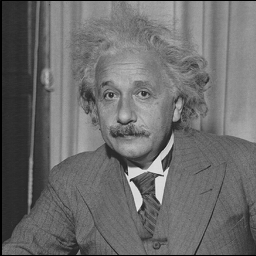
%> input picture utilities/3D/vesicles/functions/einstein.pgm, 256 x 256 px
$ octave --eval "result = ml_mainobjcontour(imread('functions/einstein.pgm'));"   (GNU Octave 9; MATLAB toolbox functions it lacks are replaced by stand-ins)
%> lines starting %> are read from the running program, lines starting %| are printed output that depends on the picture; in (x1, y1, x2, y2) boxes, pixels count from 0 and x2, y2 are one past the last pixel; in counts of white or black regions, pixels touching at a corner belong together; the program's own positions count from 1
### utilities/3D/vesicles/ml_findmainobj2d_bw.m
function obj=ml_findmainobj2d_bw(img,n)
%ML_FINDMAINOBJ_BW Find the biggest object in an image.
%   OBJ = ML_FINDMAINOBJ_BW(IMG) returns a 2-column matrix representing
%   the extracted object from a binary image IMG.
%   OBJ = TZ_FINDMAINOBJ_BW(IMG,N) specifies the parameter for BWLABEL.
%   N defaults to 8.

%   30-SEP-2004 Initial write T. Zhao
%   Copyright (c) Murphy Lab, Carnegie Mellon University

% Copyright (C) 2007  Murphy Lab
% Carnegie Mellon University
%
% This program is free software; you can redistribute it and/or modify
% it under the terms of the GNU General Public License as published
% by the Free Software Foundation; either version 2 of the License,
% or (at your option) any later version.
%
% This program is distributed in the hope that it will be useful, but
% WITHOUT ANY WARRANTY; without even the implied warranty of
% MERCHANTABILITY or FITNESS FOR A PARTICULAR PURPOSE.  See the GNU
% General Public License for more details.
%
% You should have received a copy of the GNU General Public License
% along with this program; if not, write to the Free Software
% Foundation, Inc., 51 Franklin Street, Fifth Floor, Boston, MA
% 02110-1301, USA.
%
% For additional information visit http://murphylab.web.cmu.edu or
% send email to murphy@cmu.edu

if nargin < 1
    error('1 or 2 arguments are required')
end

if nargin<2
    n=8;
end

limg=bwlabel(img,n);
objnum=max(uint8(limg(:)));

lhist=[];
for i=1:objnum
    lhist(i)=sum(sum(limg==i));
end
[y,maxl]=max(lhist);
img(limg~=maxl)=0;

[r,c]=find(img==max(max(img)));
obj=[r,c];

### utilities/3D/vesicles/ml_mainobjcontour.m
function img2=ml_mainobjcontour(img)
%ML_MAINOBJCONTOUR Find the boundary of the biggest object in an image.
%   IMG2 = ML_MAINOBJCONTOUR(IMG) returns an image that contains the
%   boundary of the biggest object in the image IMG.
%
%   See also

%   18-Sep-2005 Initial write T. Zhao
%   Copyright (c) Murphy Lab, Carnegie Mellon University

% Copyright (C) 2007  Murphy Lab
% Carnegie Mellon University
%
% This program is free software; you can redistribute it and/or modify
% it under the terms of the GNU General Public License as published
% by the Free Software Foundation; either version 2 of the License,
% or (at your option) any later version.
%
% This program is distributed in the hope that it will be useful, but
% WITHOUT ANY WARRANTY; without even the implied warranty of
% MERCHANTABILITY or FITNESS FOR A PARTICULAR PURPOSE.  See the GNU
% General Public License for more details.
%
% You should have received a copy of the GNU General Public License
% along with this program; if not, write to the Free Software
% Foundation, Inc., 51 Franklin Street, Fifth Floor, Boston, MA
% 02110-1301, USA.
%
% For additional information visit http://murphylab.web.cmu.edu or
% send email to murphy@cmu.edu

if isempty(img)
    img2=[];
    return;
end

img=double(img>0);
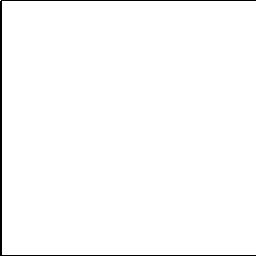
%> img: size 256x256 double; values 0 (black) and 1 (white), 98.4% white; 1 black region, box (x1, y1, x2, y2) and area: (0, 0, 256, 256) 1019

img2=imfill(img,'holes');
imgedge=bwperim(img2,4);
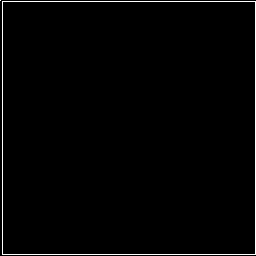
%> imgedge: size 256x256 logical; 1.5% white in thin lines or dots

img2=double(img2)-double(imgedge);
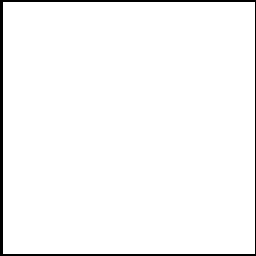
%> img2: size 256x256 double; values 0 (black) and 1 (white), 96.9% white; 1 black region, box (x1, y1, x2, y2) and area: (0, 0, 256, 256) 2032

obj=ml_findmainobj2d_bw(img2,4);
%> in ml_findmainobj2d_bw, `objnum=max(uint8(limg(:)));`: objnum = 1
%> the loop in ml_findmainobj2d_bw, `for i=1:objnum` made 1 pass
%> in ml_findmainobj2d_bw, `[y,maxl]=max(lhist);`: y = 63504; maxl = 1
%> in ml_findmainobj2d_bw, `[r,c]=find(img==max(max(img)));`: r = 63504 values from 3 to 254; c = 63504 values from 4 to 255
%obj=ml_findmainobj_bw(img2,4);

%> (the run ends here)

$ run again, on utilities/3D/vesicles/functions/reagan.pgm
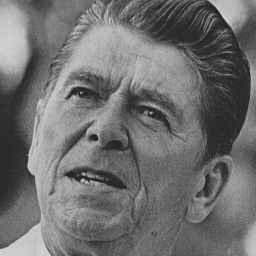
%> input picture utilities/3D/vesicles/functions/reagan.pgm, 256 x 256 px
%> img: size 256x256 double; every value is 1
%> in ml_mainobjcontour, `imgedge=bwperim(img2,4);`:
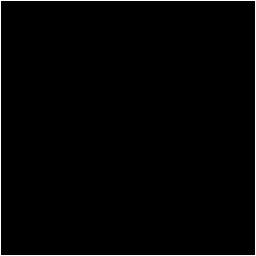
%> imgedge: size 256x256 logical; 1.6% white in thin lines or dots
%> img2: size 256x256 double; values 0 (black) and 1 (white), 98.4% white; black in thin lines or dots
%> objnum = 1
%> the loop in ml_findmainobj2d_bw, `for i=1:objnum` made 1 pass
%> y = 64516; maxl = 1
%> r = 64516 values from 2 to 255
